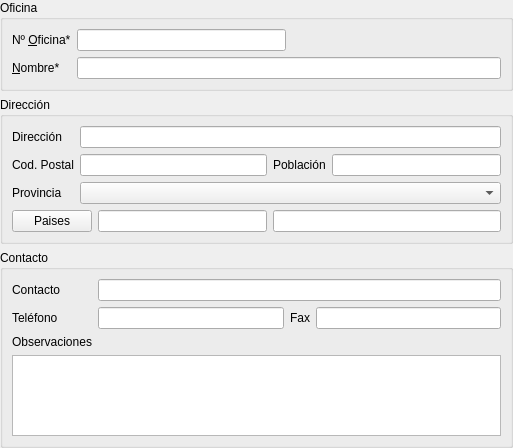
<?xml version="1.0" encoding="UTF-8"?>
<ui version="4.0">
 <class>frmSucursales</class>
 <widget class="QWidget" name="frmSucursales">
  <property name="geometry">
   <rect>
    <x>0</x>
    <y>0</y>
    <width>513</width>
    <height>448</height>
   </rect>
  </property>
  <property name="windowTitle">
   <string>Sucursales bancarias</string>
  </property>
  <property name="windowIcon">
   <iconset resource="../../resources/resources.qrc">
    <normaloff>:/aplicacion/images/alephLogoIcon.ico</normaloff>:/aplicacion/images/alephLogoIcon.ico</iconset>
  </property>
  <layout class="QVBoxLayout" name="verticalLayout">
   <property name="margin">
    <number>0</number>
   </property>
   <item>
    <widget class="QGroupBox" name="groupBox">
     <property name="title">
      <string>Oficina</string>
     </property>
     <layout class="QGridLayout" name="gridLayout">
      <item row="1" column="1" colspan="2">
       <widget class="DBLineEdit" name="db_nombre">
        <property name="fieldName">
         <string>nombre</string>
        </property>
        <property name="dataEditable">
         <bool>true</bool>
        </property>
       </widget>
      </item>
      <item row="0" column="1">
       <widget class="DBNumberEdit" name="db_codsucursal">
        <property name="inputMask">
         <string>9999; </string>
        </property>
        <property name="fieldName">
         <string>codsucursal</string>
        </property>
        <property name="dataEditable">
         <bool>true</bool>
        </property>
       </widget>
      </item>
      <item row="1" column="0">
       <widget class="QLabel" name="label_2">
        <property name="text">
         <string>&amp;Nombre*</string>
        </property>
        <property name="buddy">
         <cstring>db_nombre</cstring>
        </property>
       </widget>
      </item>
      <item row="0" column="0">
       <widget class="QLabel" name="label">
        <property name="text">
         <string>Nº &amp;Oficina*</string>
        </property>
        <property name="buddy">
         <cstring>db_codsucursal</cstring>
        </property>
       </widget>
      </item>
      <item row="0" column="2">
       <spacer name="horizontalSpacer">
        <property name="orientation">
         <enum>Qt::Horizontal</enum>
        </property>
        <property name="sizeHint" stdset="0">
         <size>
          <width>204</width>
          <height>20</height>
         </size>
        </property>
       </spacer>
      </item>
     </layout>
    </widget>
   </item>
   <item>
    <widget class="QGroupBox" name="groupBox_2">
     <property name="title">
      <string>Dirección</string>
     </property>
     <layout class="QGridLayout" name="gridLayout_2">
      <item row="0" column="0">
       <widget class="QLabel" name="label_5">
        <property name="text">
         <string>Dirección</string>
        </property>
        <property name="buddy">
         <cstring>db_direccion</cstring>
        </property>
       </widget>
      </item>
      <item row="0" column="1" colspan="4">
       <widget class="DBLineEdit" name="db_direccion">
        <property name="fieldName">
         <string>direccion</string>
        </property>
        <property name="dataEditable">
         <bool>true</bool>
        </property>
       </widget>
      </item>
      <item row="1" column="0">
       <widget class="QLabel" name="label_6">
        <property name="text">
         <string>Cod. Postal</string>
        </property>
        <property name="buddy">
         <cstring>db_codpostal</cstring>
        </property>
       </widget>
      </item>
      <item row="1" column="1" colspan="2">
       <widget class="DBLineEdit" name="db_codpostal">
        <property name="fieldName">
         <string>codpostal</string>
        </property>
        <property name="dataEditable">
         <bool>true</bool>
        </property>
       </widget>
      </item>
      <item row="1" column="3">
       <widget class="QLabel" name="label_7">
        <property name="text">
         <string>Población</string>
        </property>
        <property name="buddy">
         <cstring>db_poblacion</cstring>
        </property>
       </widget>
      </item>
      <item row="1" column="4">
       <widget class="DBLineEdit" name="db_poblacion">
        <property name="fieldName">
         <string>poblacion</string>
        </property>
        <property name="dataEditable">
         <bool>true</bool>
        </property>
       </widget>
      </item>
      <item row="2" column="0">
       <widget class="QLabel" name="label_8">
        <property name="text">
         <string>Provincia</string>
        </property>
        <property name="buddy">
         <cstring>db_provincia</cstring>
        </property>
       </widget>
      </item>
      <item row="3" column="0" colspan="2">
       <widget class="DBChooseRecordButton" name="db_paisChoose">
        <property name="sizePolicy">
         <sizepolicy hsizetype="Maximum" vsizetype="Fixed">
          <horstretch>0</horstretch>
          <verstretch>0</verstretch>
         </sizepolicy>
        </property>
        <property name="text">
         <string>Paises</string>
        </property>
        <property name="fieldsToGet">
         <string/>
        </property>
        <property name="fieldName" stdset="0">
         <string>codpais</string>
        </property>
        <property name="dataEditable" stdset="0">
         <bool>true</bool>
        </property>
       </widget>
      </item>
      <item row="3" column="2">
       <widget class="DBLineEdit" name="db_codpais">
        <property name="fieldName">
         <string>codpais</string>
        </property>
        <property name="dataEditable">
         <bool>true</bool>
        </property>
        <property name="autoComplete" stdset="0">
         <bool>true</bool>
        </property>
       </widget>
      </item>
      <item row="3" column="3" colspan="2">
       <widget class="DBLineEdit" name="db_paises_nombre">
        <property name="fieldName">
         <string>paises.nombre</string>
        </property>
        <property name="dataEditable">
         <bool>false</bool>
        </property>
       </widget>
      </item>
      <item row="2" column="1" colspan="4">
       <widget class="DBComboBox" name="db_provincia">
        <property name="fieldName">
         <string>provincia</string>
        </property>
        <property name="listTableModel">
         <string>provincias</string>
        </property>
        <property name="listColumnName">
         <string>nombre</string>
        </property>
        <property name="listColumnToSave">
         <string>idprovincia</string>
        </property>
        <property name="dataEditable">
         <bool>true</bool>
        </property>
       </widget>
      </item>
     </layout>
    </widget>
   </item>
   <item>
    <widget class="QGroupBox" name="groupBox_3">
     <property name="title">
      <string>Contacto</string>
     </property>
     <layout class="QGridLayout" name="gridLayout_4">
      <item row="0" column="0">
       <widget class="QLabel" name="label_9">
        <property name="text">
         <string>Contacto</string>
        </property>
        <property name="buddy">
         <cstring>db_contacto</cstring>
        </property>
       </widget>
      </item>
      <item row="0" column="1" colspan="3">
       <widget class="DBLineEdit" name="db_contacto">
        <property name="fieldName">
         <string>contacto</string>
        </property>
        <property name="dataEditable">
         <bool>true</bool>
        </property>
       </widget>
      </item>
      <item row="1" column="0">
       <widget class="QLabel" name="label_10">
        <property name="text">
         <string>Teléfono</string>
        </property>
        <property name="buddy">
         <cstring>db_telefono</cstring>
        </property>
       </widget>
      </item>
      <item row="1" column="1">
       <widget class="DBLineEdit" name="db_telefono">
        <property name="fieldName">
         <string>telefono</string>
        </property>
        <property name="dataEditable">
         <bool>true</bool>
        </property>
       </widget>
      </item>
      <item row="1" column="2">
       <widget class="QLabel" name="label_11">
        <property name="text">
         <string>Fax</string>
        </property>
        <property name="buddy">
         <cstring>db_fax</cstring>
        </property>
       </widget>
      </item>
      <item row="1" column="3">
       <widget class="DBLineEdit" name="db_fax">
        <property name="fieldName">
         <string>fax</string>
        </property>
        <property name="dataEditable">
         <bool>true</bool>
        </property>
       </widget>
      </item>
      <item row="2" column="0">
       <widget class="QLabel" name="label_12">
        <property name="text">
         <string>Observaciones</string>
        </property>
        <property name="buddy">
         <cstring>db_observaciones</cstring>
        </property>
       </widget>
      </item>
      <item row="3" column="0" colspan="4">
       <widget class="DBTextEdit" name="db_observaciones">
        <property name="fieldName">
         <string>observaciones</string>
        </property>
        <property name="dataEditable">
         <bool>true</bool>
        </property>
       </widget>
      </item>
     </layout>
    </widget>
   </item>
  </layout>
 </widget>
 <customwidgets>
  <customwidget>
   <class>DBComboBox</class>
   <extends>QComboBox</extends>
   <header>widgets/dbcombobox.h</header>
  </customwidget>
  <customwidget>
   <class>DBLineEdit</class>
   <extends>QLineEdit</extends>
   <header>widgets/dblineedit.h</header>
  </customwidget>
  <customwidget>
   <class>DBNumberEdit</class>
   <extends>QLineEdit</extends>
   <header>widgets/dbnumberedit.h</header>
  </customwidget>
  <customwidget>
   <class>DBTextEdit</class>
   <extends>QPlainTextEdit</extends>
   <header>widgets/dbtextedit.h</header>
  </customwidget>
  <customwidget>
   <class>DBChooseRecordButton</class>
   <extends>QPushButton</extends>
   <header>widgets/dbchooserecordbutton.h</header>
  </customwidget>
 </customwidgets>
 <tabstops>
  <tabstop>db_codsucursal</tabstop>
  <tabstop>db_nombre</tabstop>
  <tabstop>db_direccion</tabstop>
  <tabstop>db_codpostal</tabstop>
  <tabstop>db_poblacion</tabstop>
  <tabstop>db_provincia</tabstop>
  <tabstop>db_paisChoose</tabstop>
  <tabstop>db_codpais</tabstop>
  <tabstop>db_paises_nombre</tabstop>
  <tabstop>db_contacto</tabstop>
  <tabstop>db_telefono</tabstop>
  <tabstop>db_fax</tabstop>
  <tabstop>db_observaciones</tabstop>
 </tabstops>
 <resources>
  <include location="../../resources/resources.qrc"/>
 </resources>
 <connections/>
</ui>
